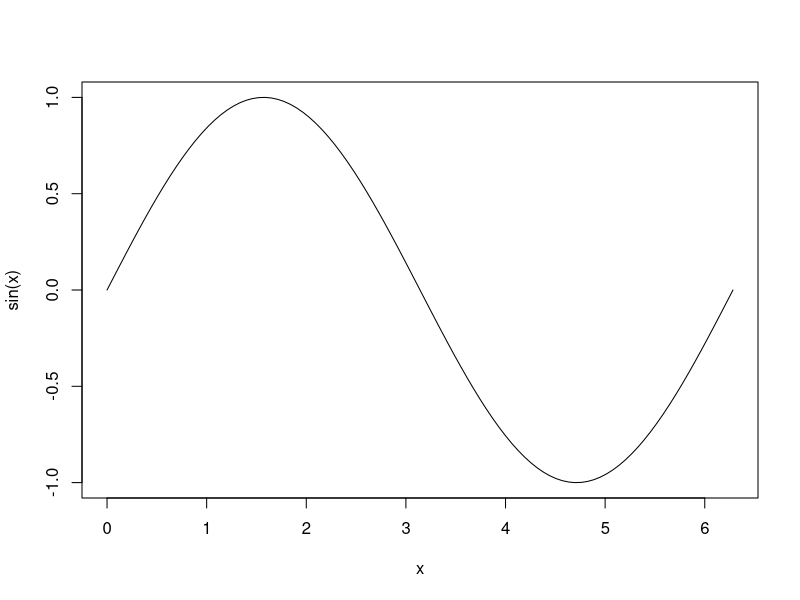
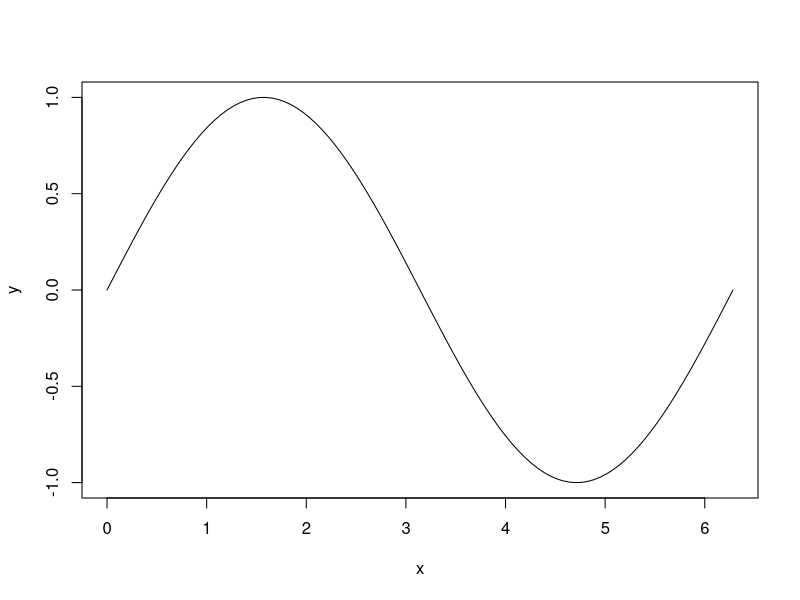

Source code (R) for these figures, in order: (Note: this script raises an error after producing the figures.)
## ---- chunk 1
x <- seq(0, 2 * pi, length = 100)
plot(x, sin(x), type = "l")
## ---- chunk 2
y <- sin(x)
plot(x, y, type = "l")
## ---- chunk 3
lineplot <- function(x, y, type="l", ...) {
  invoke(plot)(x, y, type=type, ...)
}

lineplot(x, sin(x))
## ---- chunk 4
switch3 <- function(expr, ...) {
  force_(dots(...)[[expr]])
}
